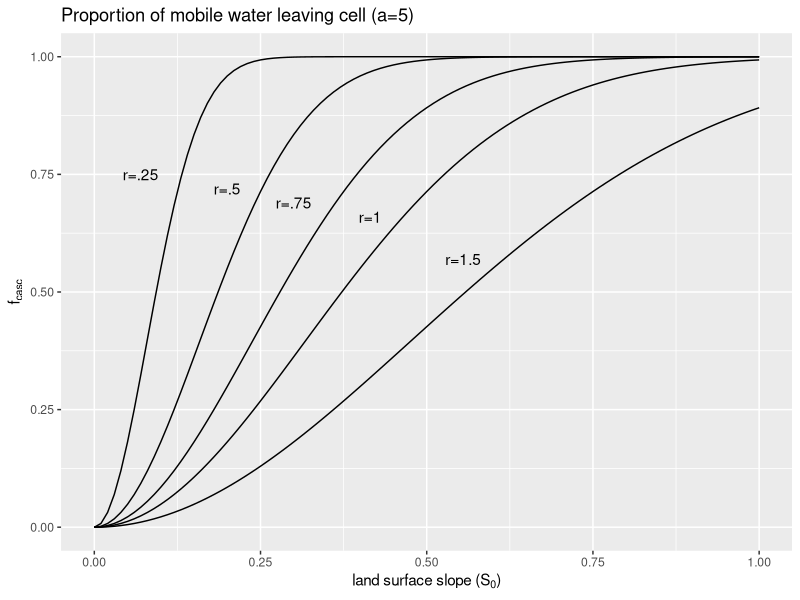
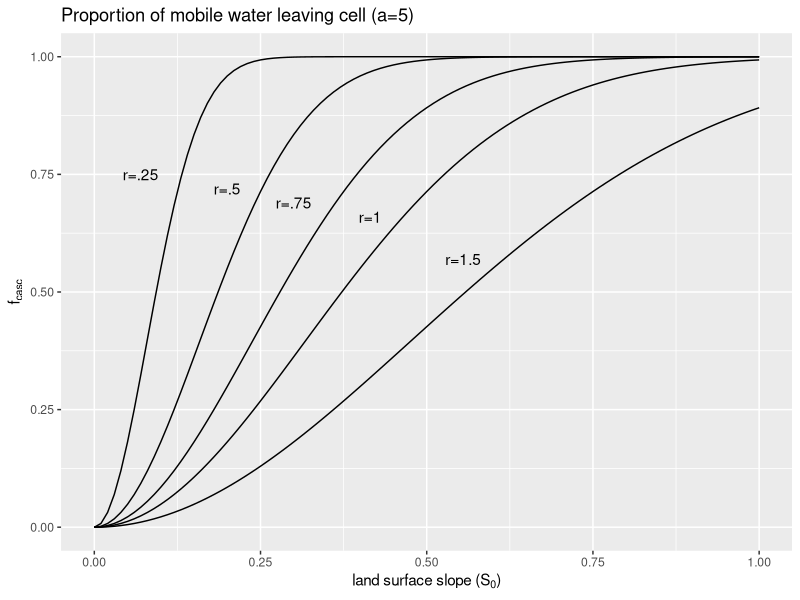

Write R code to recreate these figures, in order.

library(ggplot2)

a = 5
fun.1 <- function(x) 1-exp(-a*x^2/0.25^2)
fun.2 <- function(x) 1-exp(-a*x^2/0.5^2)
fun.3 <- function(x) 1-exp(-a*x^2/0.75^2)
fun.4 <- function(x) 1-exp(-a*x^2)
fun.5 <- function(x) 1-exp(-a*x^2/1.5^2)

ggplot(data.frame(x = 0),aes(x=x)) + # dummy dataframe
  stat_function(fun = fun.1) + 
  stat_function(fun = fun.2) + 
  stat_function(fun = fun.3) + 
  stat_function(fun = fun.4) + 
  stat_function(fun = fun.5) +
  annotate("text", label = "r=.25", x = .07, y = .75) +
  annotate("text", label = "r=.5", x = .2, y = .72) +
  annotate("text", label = "r=.75", x = .3, y = .69) +
  annotate("text", label = "r=1", x = .415, y = .66) +
  annotate("text", label = "r=1.5", x = .555, y = .57) +
  xlim(0,1) + labs(title="Proportion of mobile water leaving cell (a=5)", 
                   x=expression("land surface slope ("*S[0]*")"),
                   y=expression(f["casc"]))

ggsave('modelling/fig/fcasc-1.png', width=8, height=4)
